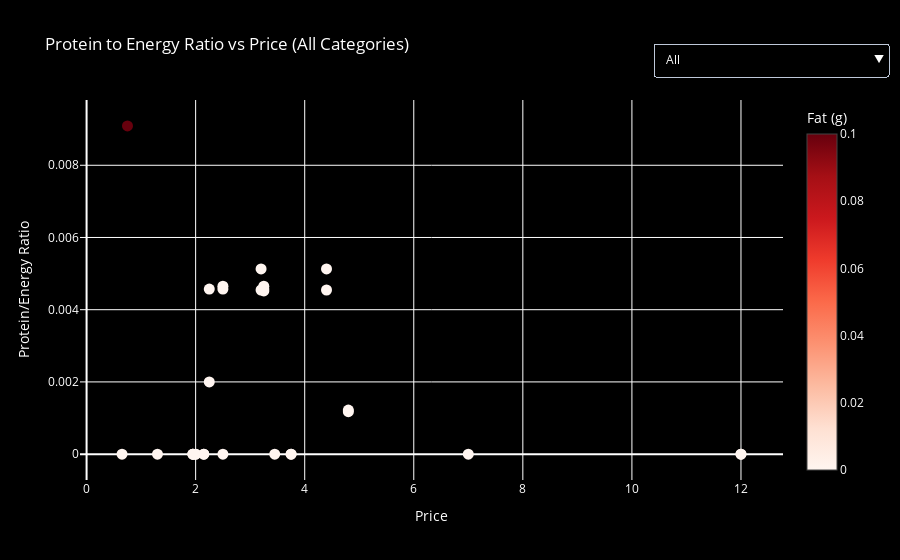

The notebook cell saved with this chart:
### Code cell
categories = df_clean['category'].unique()

fig = go.Figure()
for i, cat in enumerate(categories):
    df_cat = df_clean[df_clean['category'] == cat]
    fig.add_trace(go.Scatter(
        x=df_cat['price'],
        y=df_cat['protein_per_energy'],
        mode='markers',
        marker=dict(
            size=11, 
            color=df_cat['fat_g'],
            colorscale='Reds',
            colorbar=dict(title='Fat (g)'),
            line=dict(width=0)
        ),
        name=cat,
        text=df_cat['title'],
        hovertemplate='<b>%{text}</b><br>Price: %{x}<br>Protein/Energy: %{y}<br>Fat: %{marker.color}<extra></extra>',
        visible=(i == 0)
    ))

buttons = []
for i, cat in enumerate(categories):
    visible = [False] * len(categories)
    visible[i] = True
    buttons.append(dict(
        label=cat,
        method='update',
        args=[{'visible': visible},
              {'title': f'Protein to Energy Ratio vs Price (Category: {cat})'}]
    ))

buttons.insert(0, dict(
    label='All',
    method='update',
    args=[{'visible': visible},
          {'title': 'Protein to Energy Ratio vs Price (All)'}]
))

fig.update_layout(
    updatemenus=[dict(
        active=0,
        buttons=buttons,
        x=1.15,
        y=1.15
    )],
    plot_bgcolor='black',
    paper_bgcolor='black',
    font_color='white',
    title='Protein to Energy Ratio vs Price (All Categories)',
    xaxis_title='Price',
    yaxis_title='Protein/Energy Ratio',
)
fig.show()
